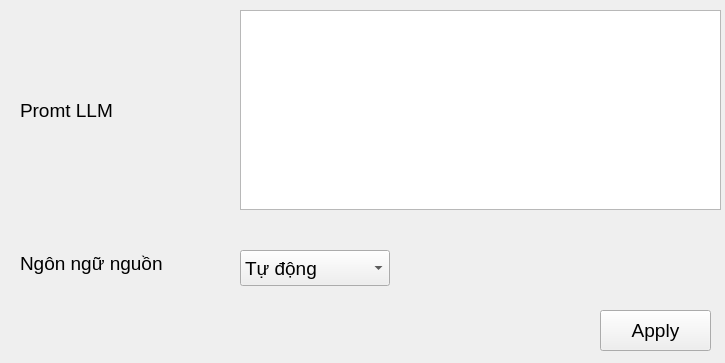
<?xml version="1.0" encoding="UTF-8"?>
<ui version="4.0">
 <class>Form</class>
 <widget class="QWidget" name="Form">
  <property name="geometry">
   <rect>
    <x>0</x>
    <y>0</y>
    <width>725</width>
    <height>363</height>
   </rect>
  </property>
  <property name="windowTitle">
   <string>Form</string>
  </property>
  <widget class="QTextEdit" name="promt_llm_textEdit">
   <property name="geometry">
    <rect>
     <x>240</x>
     <y>10</y>
     <width>481</width>
     <height>200</height>
    </rect>
   </property>
   <property name="sizePolicy">
    <sizepolicy hsizetype="Fixed" vsizetype="Fixed">
     <horstretch>0</horstretch>
     <verstretch>0</verstretch>
    </sizepolicy>
   </property>
   <property name="minimumSize">
    <size>
     <width>0</width>
     <height>200</height>
    </size>
   </property>
   <property name="maximumSize">
    <size>
     <width>16777215</width>
     <height>200</height>
    </size>
   </property>
  </widget>
  <widget class="QLabel" name="promt_label">
   <property name="geometry">
    <rect>
     <x>20</x>
     <y>10</y>
     <width>200</width>
     <height>200</height>
    </rect>
   </property>
   <property name="sizePolicy">
    <sizepolicy hsizetype="Fixed" vsizetype="Fixed">
     <horstretch>0</horstretch>
     <verstretch>0</verstretch>
    </sizepolicy>
   </property>
   <property name="minimumSize">
    <size>
     <width>200</width>
     <height>200</height>
    </size>
   </property>
   <property name="maximumSize">
    <size>
     <width>200</width>
     <height>50</height>
    </size>
   </property>
   <property name="font">
    <font>
     <pointsize>14</pointsize>
    </font>
   </property>
   <property name="text">
    <string>Promt LLM</string>
   </property>
  </widget>
  <widget class="QLabel" name="source_label">
   <property name="geometry">
    <rect>
     <x>20</x>
     <y>250</y>
     <width>200</width>
     <height>26</height>
    </rect>
   </property>
   <property name="minimumSize">
    <size>
     <width>200</width>
     <height>10</height>
    </size>
   </property>
   <property name="font">
    <font>
     <pointsize>14</pointsize>
    </font>
   </property>
   <property name="text">
    <string>Ngôn ngữ nguồn</string>
   </property>
  </widget>
  <widget class="QComboBox" name="source_language_comboBox">
   <property name="geometry">
    <rect>
     <x>240</x>
     <y>250</y>
     <width>150</width>
     <height>36</height>
    </rect>
   </property>
   <property name="font">
    <font>
     <pointsize>14</pointsize>
    </font>
   </property>
   <item>
    <property name="text">
     <string>Tự động</string>
    </property>
   </item>
   <item>
    <property name="text">
     <string>Tiếng Anh</string>
    </property>
   </item>
   <item>
    <property name="text">
     <string>Tiếng Trung</string>
    </property>
   </item>
   <item>
    <property name="text">
     <string>Tiếng Hàn</string>
    </property>
   </item>
   <item>
    <property name="text">
     <string>Tiếng Nhật</string>
    </property>
   </item>
  </widget>
  <widget class="QPushButton" name="setting_apply_btn">
   <property name="geometry">
    <rect>
     <x>600</x>
     <y>310</y>
     <width>111</width>
     <height>41</height>
    </rect>
   </property>
   <property name="font">
    <font>
     <pointsize>14</pointsize>
    </font>
   </property>
   <property name="text">
    <string>Apply</string>
   </property>
  </widget>
 </widget>
 <resources/>
 <connections/>
</ui>
